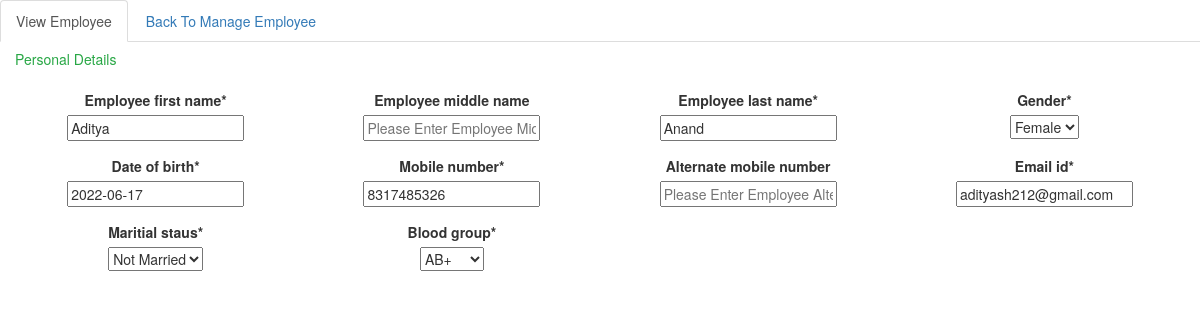
/2, run on the app's committed database.
### employee/models.py (models this page shows, shortened)
class Employee(models.Model):
    GENDER = [
        ('M', 'Male'),
        ('F', 'Female'),
        ('O', 'Others'),
    ]
    MARITIAL_STATUS = [
        ('M','Married'),
        ('N','Not Married')
    ]
    BLOOD_GROUP = [
        ('A+','A+'),
        ('A-','A-'),
        ('B+','B+'),
        ('B-','B-'),
        ('O+','O+'),
        ('O-','O-'),
        ('AB+','AB+'),
        ('AB-','AB-'),
    ]
    employee_first_name = models.CharField(max_length = 50,null=False, blank=False)
    employee_middle_name = models.CharField(max_length = 50,blank=True)
    employee_last_name = models.CharField(max_length = 50,null=False, blank=False)
    gender = models.CharField(max_length = 1,choices=GENDER,null=False, blank=False)
    mobile_number = models.IntegerField(null=False, blank=False)
    date_of_birth = models.DateField( )
    alternate_mobile_number = models.IntegerField( null=True,blank=True)
    email_id = models.EmailField(max_length = 50,null=False, blank=False)
    maritial_staus = models.CharField(max_length = 1,choices=MARITIAL_STATUS,null=False, blank=False)
    blood_group = models.CharField(max_length = 3,choices=BLOOD_GROUP,null=False, blank=False)
    user =  models.ForeignKey(User, on_delete=models.CASCADE)

### employee/views.py (the view)
# urls.py: path('<int:pk>',ViewEmployee.as_view(),name='view_employee')
class ViewEmployee(TemplateView): # This View is to show details of  a perticular Employee
    def get(self,request,pk):
        empData = Employee.objects.get(pk=pk)
        initial = {
            'employee_first_name':empData.employee_first_name,
            'employee_middle_name':empData.employee_middle_name,
            'employee_last_name':empData.employee_last_name,
            'gender':empData.gender,
            'mobile_number':empData.mobile_number,
            'alternate_mobile_number':empData.alternate_mobile_number,
            'date_of_birth':empData.date_of_birth,
            'email_id':empData.email_id,
            'maritial_staus':empData.maritial_staus,
            'blood_group':empData.blood_group,
        }
        form = EmployeeForm(initial = initial)
        context = {
            'form':form
        }
        return render(request,'employee/view_employee.html',context)

### employee/forms.py
class EmployeeForm(ModelForm):
    class Meta:
        model = Employee
        fields = '__all__'
        widgets = {
            'employee_first_name': TextInput(attrs={'placeholder': 'Please Enter Employee First Name'}),
            'employee_middle_name': TextInput(attrs={'placeholder': 'Please Enter Employee Middle Name'}),
            'employee_last_name': TextInput(attrs={'placeholder': 'Please Enter Employee Last Name'}),
            'mobile_number': TextInput(attrs={'placeholder': 'Please Enter Employee Mobile Number'}),
            'date_of_birth': TextInput(attrs={'placeholder': 'YYYY-MM-DD'}),
            'alternate_mobile_number': TextInput(attrs={'placeholder': 'Please Enter Employee Alternate Mobile Number'}),
            'email_id': TextInput(attrs={'placeholder': 'Please Enter Employee Email Id'}),
        }

### employee/templates/employee/view_employee.html
{% extends "employee/base.html" %}
{% load crispy_forms_tags %}
{% block app %}
<ul class="nav nav-tabs">
    <li class="active"><a href="#menu1">View Employee</a></li>
    <li ><a  href="{% url 'details_employee'%}"> Back To Manage Employee</a></li>
</ul>
 <div class="tab-content ">
    <div id="menu1" class="tab-pane show">
    <h5 class="ml-4 text-success">Personal Details </h5>
          <div class="row">
        <div class="col">
            <div class="card h-100 text-center border-0">
                <div class="card-body">
                    <div class="form-row">
                        <div class="form-group col-3">
                            {{ form.employee_first_name|as_crispy_field }}
                        </div>
                        <div class="form-group col-3">
                            {{ form.employee_middle_name|as_crispy_field }}
                        </div>
                        <div class="form-group col-3">
                            {{ form.employee_last_name|as_crispy_field }}
                        </div>
                        <div class="form-group col-3">
                            {{ form.gender|as_crispy_field }}
                        </div>
                    </div>
                    <div class="form-row">
                            <div class="form-group col-3">
                                {{ form.date_of_birth|as_crispy_field }}
                            </div>
                            <div class="form-group col-3">
                                {{ form.mobile_number|as_crispy_field }}
                            </div>
                            <div class="form-group col-3">
                                {{ form.alternate_mobile_number|as_crispy_field }}
                            </div>
                            <div class="form-group col-3">
                                {{ form.email_id|as_crispy_field }}
                            </div>
                        </div>
                    <div class="form-row">
                        <div class="form-group col-3">
                            {{ form.maritial_staus|as_crispy_field }}
                        </div>
                        <div class="form-group col-3">
                            {{ form.blood_group|as_crispy_field }}
                        </div>
                    </div>
                </div>
            </div>
        </div>
    </div>
    </div>
</div>
{% endblock app %}

### data on the page
Employee: employee_first_name "Aditya", employee_last_name "Anand", gender "Female", date_of_birth "2022-06-17", mobile_number "8317485326", email_id "adityash212@gmail.com", maritial_staus "Not Married", blood_group "AB+"
